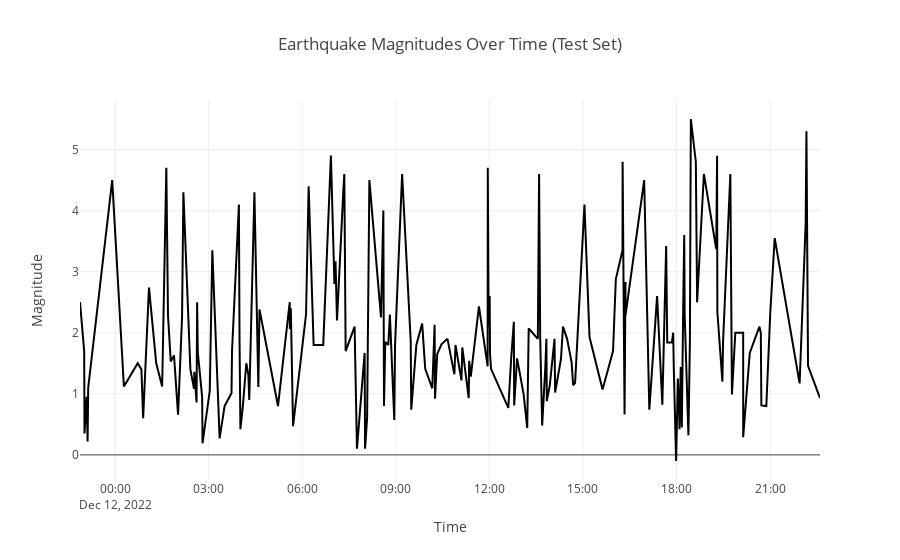

Notebook code cell kept with this figure:
### Markdown cell above
## Explanation
### Time-Series Plot:
* Uses Plotly to create a line chart of mag over time for the test set.
* Saves it as magnitude_plot.html using write_html().
### Folium Map:
* Creates a map centered on the average latitude and longitude of the test set.
* Adds markers for each earthquake (green for Low, orange for Moderate, red for Severe).
* Saves it as earthquake_map.html.
### Resource Allocation:
* Prints the priority_quakes table directly to the console, showing the resource allocation for Moderate and Severe quakes.
### Output:
* Provides instructions to open the HTML files in a browser to view the visualizations.
* Prints the resource allocation table.

### Code cell
# Time-series plot of magnitudes (test set)
fig = px.line(test_df, x='time', y='mag', title='Earthquake Magnitudes Over Time (Test Set)')
fig.update_layout(xaxis_title='Time', yaxis_title='Magnitude')

# Display the Plotly chart directly in Jupyter
fig.show()

# Optional: Save as PNG (only if kaleido is installed)
try:
    fig.write_image('magnitude_plot.png')
    print("Saved time-series plot as 'magnitude_plot.png'")
except ValueError as e:
    print("Could not save as PNG. Ensure kaleido is installed. Error:", e)

# Create a Folium map to visualize earthquake locations and impact
m = folium.Map(location=[test_df['latitude'].mean(), test_df['longitude'].mean()], zoom_start=2)

# Add markers for each earthquake
for i, row in test_df.iterrows():
    color = 'red' if row['impact'] == 'Severe' else 'orange' if row['impact'] == 'Moderate' else 'green'
    folium.CircleMarker(
        location=[row['latitude'], row['longitude']],
        radius=row['mag'] * 2,
        color=color,
        fill=True,
        fill_color=color,
        popup=f"Place: {row['place']}<br>Mag: {row['mag']}<br>Impact: {row['impact']}"
    ).add_to(m)

# Display the Folium map directly in Jupyter
from IPython.display import display
display(m)

# Display resource allocation (reusing priority_quakes from Step 5)
print("\nResource Allocation for Moderate and Severe Quakes:")
if len(priority_quakes) > 0:
    print(priority_quakes[['place', 'mag', 'impact', 'resource_share']])
else:
    print("No Moderate or Severe quakes to allocate resources.")

### Figure 1 — Plotly figure (JSON) as saved in the notebook; plotly's stock layout.template omitted (floating-point values rounded to 4 significant figures; data arrays with more than 128 entries replaced by an {"elided": "..."} marker saying what was removed)
{"data": [{"hovertemplate": "time=%{x}<br>mag=%{y}<extra></extra>", "legendgroup": "", "line": {"color": "#000001", "dash": "solid"}, "marker": {"symbol": "circle"}, "mode": "lines", "name": "", "orientation": "v", "showlegend": false, "type": "scatter", "x": {"elided": "183 str values"}, "xaxis": "x", "y": {"elided": "183 float values"}, "yaxis": "y"}], "layout": {"autosize": true, "legend": {"tracegroupgap": 0}, "title": {"text": "Earthquake Magnitudes Over Time (Test Set)"}, "xaxis": {"anchor": "y", "autorange": true, "domain": [0, 1], "range": ["2022-12-11 22:52:11.73", "2022-12-12 22:36:07.23"], "title": {"text": "Time"}, "type": "date"}, "yaxis": {"anchor": "x", "autorange": true, "domain": [0, 1], "range": [-0.4111, 5.811], "title": {"text": "Magnitude"}, "type": "linear"}}}
